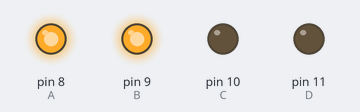
Simulated run of this sketch. Board: Arduino Uno, built with avr-gcc and run on an emulated ATmega328P. Parts: output pins drawn as LEDs (lit = HIGH).

Above: at 0.5 s.
At 1.5 s:
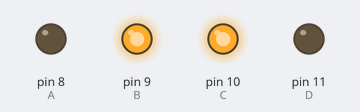
At 2.5 s:
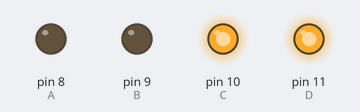
At 3.5 s:
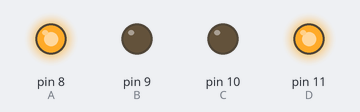
Timing chart, 0 to 5.2 s (numbered marks = the images above):
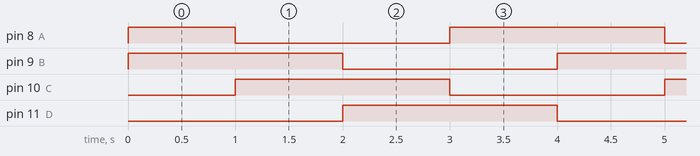

Measured:
- by itself, pin 8 (A): repeats every 4.0 s: LOW 2.0 s, HIGH 2.0 s
- by itself, pin 9 (B), pin 10 (C), pin 11 (D): alternates HIGH for 2.0 s and LOW for 2.0 s
- by itself, everything shown: repeats every 4.0 s, in 4 steps

The sketch:

Motor_DC_Stepper_variasi_sudut_gerak_Motor_DCServo.ino
```cpp
int A=8;
int B=9;
int C=10;
int D=11;

void setup()
{
  pinMode(A,OUTPUT); pinMode(B,OUTPUT);
  pinMode(C,OUTPUT); pinMode(D,OUTPUT);
}

void pergerakan_1()
{
  digitalWrite(A,1);
  digitalWrite(D,00);
  digitalWrite(B,1);
  digitalWrite(C,00);
}

void pergerakan_2()
{
  digitalWrite(A,00);
  digitalWrite(D,00);
  digitalWrite(B,1);
  digitalWrite(C,1);
}

void pergerakan_3()
{
  digitalWrite(A,00);
  digitalWrite(D,1);
  digitalWrite(B,00);
  digitalWrite(C,1);
}

void pergerakan_4()
{
  digitalWrite(A,1);
  digitalWrite(D,1);
  digitalWrite(B,00);
  digitalWrite(C,00);
}

void pergerakan()
{
//pergerakan dari 00, 90', 180', 270', 360'
  pergerakan_1(); delay(1000);  //90'
  pergerakan_2(); delay(1000);  //180'
  pergerakan_3(); delay(1000);  //270'
  pergerakan_4(); delay(1000);  //360'
}

void loop()
{
  pergerakan();
}
```
